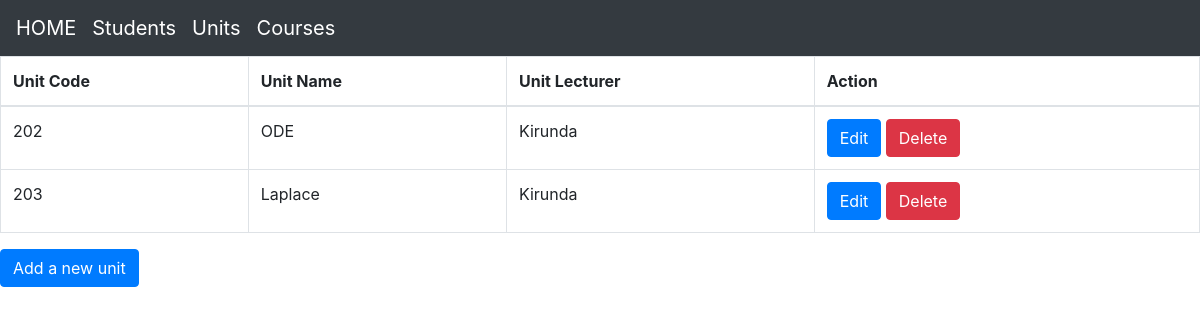
/units/, run on the app's committed database.
### schedule/models.py (models this page shows, shortened)
class Units(models.Model):  # Use PascalCase for model names
    code = models.CharField(max_length=10, unique=True)  # Ensure unique unit codes
    name = models.CharField(max_length=100)
    description = models.TextField( blank=True)
    lecturer = models.CharField(max_length=100)
    semester = models.FloatField()
    venue = models.CharField(max_length=100, blank=True)
    time = models.TimeField( blank=True)

### schedule/views.py (the view)
# urls.py: path("units/", views.units, name="units"),  # Units list (public/restricted?)
def units(request):
    units_list = Units.objects.all()
    return render(request, 'schedule/units.html', {'units': units_list})

### schedule/templates/schedule/units.html (shortened to what this page needs)
{% extends "schedule/layout.html"%}
{% block content %}
    <div>
    <table class="table table-bordered">
        <thead>
            <tr>
                <th>Unit Code</th>
                <th>Unit Name</th>
                <th>Unit Lecturer</th>
                <th>Action</th>
            </tr>
        </thead>
        <tbody>
            {% for unit in units %}
                <tr>
                    <td>{{ unit.code }}</td>
                    <td>{{ unit.name }}</td>
                    <td>{{ unit.lecturer }}</td>
                    <td>
                        <a href="{% url 'editunit' unit.id %}" class="btn btn-primary">Edit</a>
                        <a href="{% url 'deleteunit' unit.id %}"class="btn btn-danger delete-unit">Delete</a></td>
                </tr>
            {% endfor %}
        </tbody>
    </table>
</div>
<a href="{% url 'newunit' %}" class="btn btn-primary">Add a new unit</a>
{% endblock %}

### data on the page
Units: code "202", name "ODE", lecturer "Kirunda"
Units: code "203", name "Laplace", lecturer "Kirunda"
